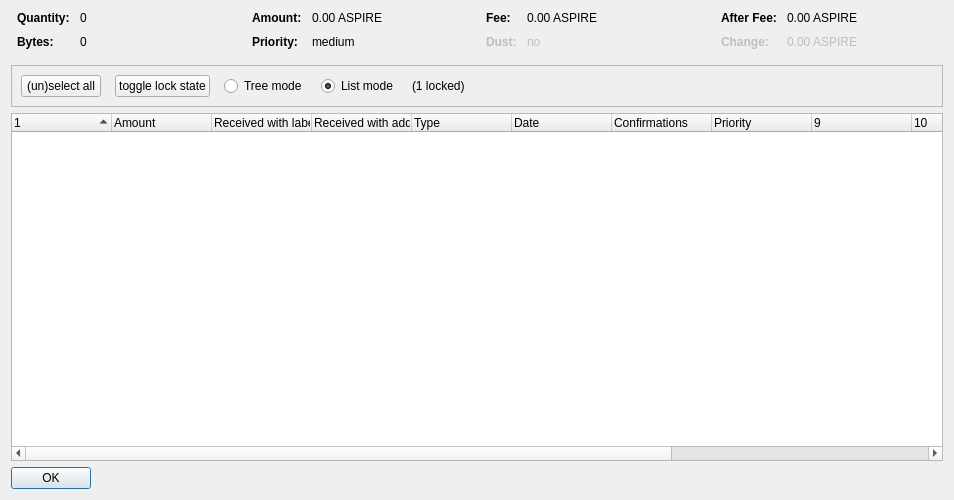
<?xml version="1.0" encoding="UTF-8"?>
<ui version="4.0">
 <class>CoinControlDialog</class>
 <widget class="QDialog" name="CoinControlDialog">
  <property name="geometry">
   <rect>
    <x>0</x>
    <y>0</y>
    <width>954</width>
    <height>500</height>
   </rect>
  </property>
  <property name="windowTitle">
   <string>Coin Selection</string>
  </property>
  <layout class="QVBoxLayout" name="verticalLayout">
   <item>
    <layout class="QHBoxLayout" name="horizontalLayoutTop" stretch="0,0,0,0">
     <property name="topMargin">
      <number>0</number>
     </property>
     <property name="bottomMargin">
      <number>10</number>
     </property>
     <item>
      <layout class="QFormLayout" name="formLayoutCoinControl1">
       <property name="horizontalSpacing">
        <number>10</number>
       </property>
       <property name="verticalSpacing">
        <number>10</number>
       </property>
       <property name="leftMargin">
        <number>6</number>
       </property>
       <property name="rightMargin">
        <number>6</number>
       </property>
       <item row="0" column="0">
        <widget class="QLabel" name="labelCoinControlQuantityText">
         <property name="font">
          <font>
           <weight>75</weight>
           <bold>true</bold>
          </font>
         </property>
         <property name="text">
          <string>Quantity:</string>
         </property>
        </widget>
       </item>
       <item row="0" column="1">
        <widget class="QLabel" name="labelCoinControlQuantity">
         <property name="cursor">
          <cursorShape>IBeamCursor</cursorShape>
         </property>
         <property name="contextMenuPolicy">
          <enum>Qt::ActionsContextMenu</enum>
         </property>
         <property name="text">
          <string notr="true">0</string>
         </property>
         <property name="textInteractionFlags">
          <set>Qt::LinksAccessibleByMouse|Qt::TextSelectableByKeyboard|Qt::TextSelectableByMouse</set>
         </property>
        </widget>
       </item>
       <item row="1" column="0">
        <widget class="QLabel" name="labelCoinControlBytesText">
         <property name="font">
          <font>
           <weight>75</weight>
           <bold>true</bold>
          </font>
         </property>
         <property name="text">
          <string>Bytes:</string>
         </property>
        </widget>
       </item>
       <item row="1" column="1">
        <widget class="QLabel" name="labelCoinControlBytes">
         <property name="cursor">
          <cursorShape>IBeamCursor</cursorShape>
         </property>
         <property name="contextMenuPolicy">
          <enum>Qt::ActionsContextMenu</enum>
         </property>
         <property name="text">
          <string notr="true">0</string>
         </property>
         <property name="textInteractionFlags">
          <set>Qt::LinksAccessibleByMouse|Qt::TextSelectableByKeyboard|Qt::TextSelectableByMouse</set>
         </property>
        </widget>
       </item>
      </layout>
     </item>
     <item>
      <layout class="QFormLayout" name="formLayoutCoinControl2">
       <property name="horizontalSpacing">
        <number>10</number>
       </property>
       <property name="verticalSpacing">
        <number>10</number>
       </property>
       <property name="leftMargin">
        <number>6</number>
       </property>
       <property name="rightMargin">
        <number>6</number>
       </property>
       <item row="0" column="0">
        <widget class="QLabel" name="labelCoinControlAmountText">
         <property name="font">
          <font>
           <weight>75</weight>
           <bold>true</bold>
          </font>
         </property>
         <property name="text">
          <string>Amount:</string>
         </property>
        </widget>
       </item>
       <item row="0" column="1">
        <widget class="QLabel" name="labelCoinControlAmount">
         <property name="cursor">
          <cursorShape>IBeamCursor</cursorShape>
         </property>
         <property name="contextMenuPolicy">
          <enum>Qt::ActionsContextMenu</enum>
         </property>
         <property name="text">
          <string notr="true">0.00 ASPIRE</string>
         </property>
         <property name="textInteractionFlags">
          <set>Qt::LinksAccessibleByMouse|Qt::TextSelectableByKeyboard|Qt::TextSelectableByMouse</set>
         </property>
        </widget>
       </item>
       <item row="1" column="0">
        <widget class="QLabel" name="labelCoinControlPriorityText">
         <property name="font">
          <font>
           <weight>75</weight>
           <bold>true</bold>
          </font>
         </property>
         <property name="text">
          <string>Priority:</string>
         </property>
        </widget>
       </item>
       <item row="1" column="1">
        <widget class="QLabel" name="labelCoinControlPriority">
         <property name="cursor">
          <cursorShape>IBeamCursor</cursorShape>
         </property>
         <property name="contextMenuPolicy">
          <enum>Qt::ActionsContextMenu</enum>
         </property>
         <property name="text">
          <string>medium</string>
         </property>
         <property name="textInteractionFlags">
          <set>Qt::LinksAccessibleByMouse|Qt::TextSelectableByKeyboard|Qt::TextSelectableByMouse</set>
         </property>
        </widget>
       </item>
      </layout>
     </item>
     <item>
      <layout class="QFormLayout" name="formLayoutCoinControl3">
       <property name="horizontalSpacing">
        <number>10</number>
       </property>
       <property name="verticalSpacing">
        <number>10</number>
       </property>
       <property name="leftMargin">
        <number>6</number>
       </property>
       <property name="rightMargin">
        <number>6</number>
       </property>
       <item row="0" column="0">
        <widget class="QLabel" name="labelCoinControlFeeText">
         <property name="font">
          <font>
           <weight>75</weight>
           <bold>true</bold>
          </font>
         </property>
         <property name="text">
          <string>Fee:</string>
         </property>
        </widget>
       </item>
       <item row="0" column="1">
        <widget class="QLabel" name="labelCoinControlFee">
         <property name="cursor">
          <cursorShape>IBeamCursor</cursorShape>
         </property>
         <property name="contextMenuPolicy">
          <enum>Qt::ActionsContextMenu</enum>
         </property>
         <property name="text">
          <string notr="true">0.00 ASPIRE</string>
         </property>
         <property name="textInteractionFlags">
          <set>Qt::LinksAccessibleByMouse|Qt::TextSelectableByKeyboard|Qt::TextSelectableByMouse</set>
         </property>
        </widget>
       </item>
       <item row="1" column="0">
        <widget class="QLabel" name="labelCoinControlLowOutputText">
         <property name="enabled">
          <bool>false</bool>
         </property>
         <property name="font">
          <font>
           <weight>75</weight>
           <bold>true</bold>
          </font>
         </property>
         <property name="text">
          <string>Dust:</string>
         </property>
        </widget>
       </item>
       <item row="1" column="1">
        <widget class="QLabel" name="labelCoinControlLowOutput">
         <property name="enabled">
          <bool>false</bool>
         </property>
         <property name="cursor">
          <cursorShape>IBeamCursor</cursorShape>
         </property>
         <property name="contextMenuPolicy">
          <enum>Qt::ActionsContextMenu</enum>
         </property>
         <property name="text">
          <string>no</string>
         </property>
         <property name="textInteractionFlags">
          <set>Qt::LinksAccessibleByMouse|Qt::TextSelectableByKeyboard|Qt::TextSelectableByMouse</set>
         </property>
        </widget>
       </item>
      </layout>
     </item>
     <item>
      <layout class="QFormLayout" name="formLayoutCoinControl4">
       <property name="horizontalSpacing">
        <number>10</number>
       </property>
       <property name="verticalSpacing">
        <number>10</number>
       </property>
       <property name="leftMargin">
        <number>6</number>
       </property>
       <property name="rightMargin">
        <number>6</number>
       </property>
       <item row="0" column="0">
        <widget class="QLabel" name="labelCoinControlAfterFeeText">
         <property name="font">
          <font>
           <weight>75</weight>
           <bold>true</bold>
          </font>
         </property>
         <property name="text">
          <string>After Fee:</string>
         </property>
        </widget>
       </item>
       <item row="0" column="1">
        <widget class="QLabel" name="labelCoinControlAfterFee">
         <property name="cursor">
          <cursorShape>IBeamCursor</cursorShape>
         </property>
         <property name="contextMenuPolicy">
          <enum>Qt::ActionsContextMenu</enum>
         </property>
         <property name="text">
          <string notr="true">0.00 ASPIRE</string>
         </property>
         <property name="textInteractionFlags">
          <set>Qt::LinksAccessibleByMouse|Qt::TextSelectableByKeyboard|Qt::TextSelectableByMouse</set>
         </property>
        </widget>
       </item>
       <item row="1" column="0">
        <widget class="QLabel" name="labelCoinControlChangeText">
         <property name="enabled">
          <bool>false</bool>
         </property>
         <property name="font">
          <font>
           <weight>75</weight>
           <bold>true</bold>
          </font>
         </property>
         <property name="text">
          <string>Change:</string>
         </property>
        </widget>
       </item>
       <item row="1" column="1">
        <widget class="QLabel" name="labelCoinControlChange">
         <property name="enabled">
          <bool>false</bool>
         </property>
         <property name="cursor">
          <cursorShape>IBeamCursor</cursorShape>
         </property>
         <property name="contextMenuPolicy">
          <enum>Qt::ActionsContextMenu</enum>
         </property>
         <property name="text">
          <string notr="true">0.00 ASPIRE</string>
         </property>
         <property name="textInteractionFlags">
          <set>Qt::LinksAccessibleByMouse|Qt::TextSelectableByKeyboard|Qt::TextSelectableByMouse</set>
         </property>
        </widget>
       </item>
      </layout>
     </item>
    </layout>
   </item>
   <item>
    <widget class="QFrame" name="frame">
     <property name="minimumSize">
      <size>
       <width>0</width>
       <height>40</height>
      </size>
     </property>
     <property name="frameShape">
      <enum>QFrame::StyledPanel</enum>
     </property>
     <property name="frameShadow">
      <enum>QFrame::Sunken</enum>
     </property>
     <layout class="QHBoxLayout" name="horizontalLayout">
      <item>
       <layout class="QHBoxLayout" name="horizontalLayoutPanel" stretch="0,0,0,0,0,0">
        <property name="spacing">
         <number>14</number>
        </property>
        <item>
         <widget class="QPushButton" name="pushButtonSelectAll">
          <property name="sizePolicy">
           <sizepolicy hsizetype="Maximum" vsizetype="Fixed">
            <horstretch>0</horstretch>
            <verstretch>0</verstretch>
           </sizepolicy>
          </property>
          <property name="text">
           <string>(un)select all</string>
          </property>
          <property name="autoDefault">
           <bool>false</bool>
          </property>
         </widget>
        </item>
        <item>
         <widget class="QPushButton" name="pushButtonToggleLock">
          <property name="sizePolicy">
           <sizepolicy hsizetype="Maximum" vsizetype="Fixed">
            <horstretch>0</horstretch>
            <verstretch>0</verstretch>
           </sizepolicy>
          </property>
          <property name="text">
           <string>toggle lock state</string>
          </property>
          <property name="autoDefault">
           <bool>false</bool>
          </property>
         </widget>
        </item>
        <item>
         <widget class="QRadioButton" name="radioTreeMode">
          <property name="sizePolicy">
           <sizepolicy hsizetype="Maximum" vsizetype="Fixed">
            <horstretch>0</horstretch>
            <verstretch>0</verstretch>
           </sizepolicy>
          </property>
          <property name="text">
           <string>Tree mode</string>
          </property>
         </widget>
        </item>
        <item>
         <widget class="QRadioButton" name="radioListMode">
          <property name="sizePolicy">
           <sizepolicy hsizetype="Maximum" vsizetype="Fixed">
            <horstretch>0</horstretch>
            <verstretch>0</verstretch>
           </sizepolicy>
          </property>
          <property name="text">
           <string>List mode</string>
          </property>
          <property name="checked">
           <bool>true</bool>
          </property>
         </widget>
        </item>
        <item>
         <widget class="QLabel" name="labelLocked">
          <property name="text">
           <string>(1 locked)</string>
          </property>
         </widget>
        </item>
        <item>
         <spacer name="horizontalSpacer">
          <property name="orientation">
           <enum>Qt::Horizontal</enum>
          </property>
          <property name="sizeHint" stdset="0">
           <size>
            <width>40</width>
            <height>20</height>
           </size>
          </property>
         </spacer>
        </item>
       </layout>
      </item>
     </layout>
    </widget>
   </item>
   <item>
    <widget class="CoinControlTreeWidget" name="treeWidget">
     <property name="contextMenuPolicy">
      <enum>Qt::CustomContextMenu</enum>
     </property>
     <property name="sortingEnabled">
      <bool>false</bool>
     </property>
     <property name="columnCount">
      <number>13</number>
     </property>
     <attribute name="headerShowSortIndicator" stdset="0">
      <bool>true</bool>
     </attribute>
     <attribute name="headerStretchLastSection">
      <bool>false</bool>
     </attribute>
     <column>
      <property name="text">
       <string/>
      </property>
     </column>
     <column>
      <property name="text">
       <string>Amount</string>
      </property>
     </column>
     <column>
      <property name="text">
       <string>Received with label</string>
      </property>
     </column>
     <column>
      <property name="text">
       <string>Received with address</string>
      </property>
     </column>
     <column>
      <property name="text">
	<string>Type</string>
      </property>
     </column>
     <column>
      <property name="text">	 
       <string>Date</string>
      </property>
     </column>
     <column>
      <property name="text">
       <string>Confirmations</string>
      </property>
      <property name="toolTip">
       <string>Confirmed</string>
      </property>
     </column>
     <column>
      <property name="text">
       <string>Priority</string>
      </property>
     </column>
     <column>
      <property name="text">
       <string/>
      </property>
     </column>
     <column>
      <property name="text">
       <string/>
      </property>
     </column>
     <column>
      <property name="text">
       <string/>
      </property>
     </column>
     <column>
      <property name="text">
       <string/>
      </property>
     </column>
     <column>
      <property name="text">
       <string/>
      </property>
     </column>
    </widget>
   </item>
   <item>
    <widget class="QDialogButtonBox" name="buttonBox">
     <property name="sizePolicy">
      <sizepolicy hsizetype="Maximum" vsizetype="Fixed">
       <horstretch>0</horstretch>
       <verstretch>0</verstretch>
      </sizepolicy>
     </property>
     <property name="orientation">
      <enum>Qt::Horizontal</enum>
     </property>
     <property name="standardButtons">
      <set>QDialogButtonBox::Ok</set>
     </property>
    </widget>
   </item>
  </layout>
 </widget>
 <customwidgets>
  <customwidget>
   <class>CoinControlTreeWidget</class>
   <extends>QTreeWidget</extends>
   <header>coincontroltreewidget.h</header>
  </customwidget>
 </customwidgets>
 <resources/>
 <connections/>
</ui>
